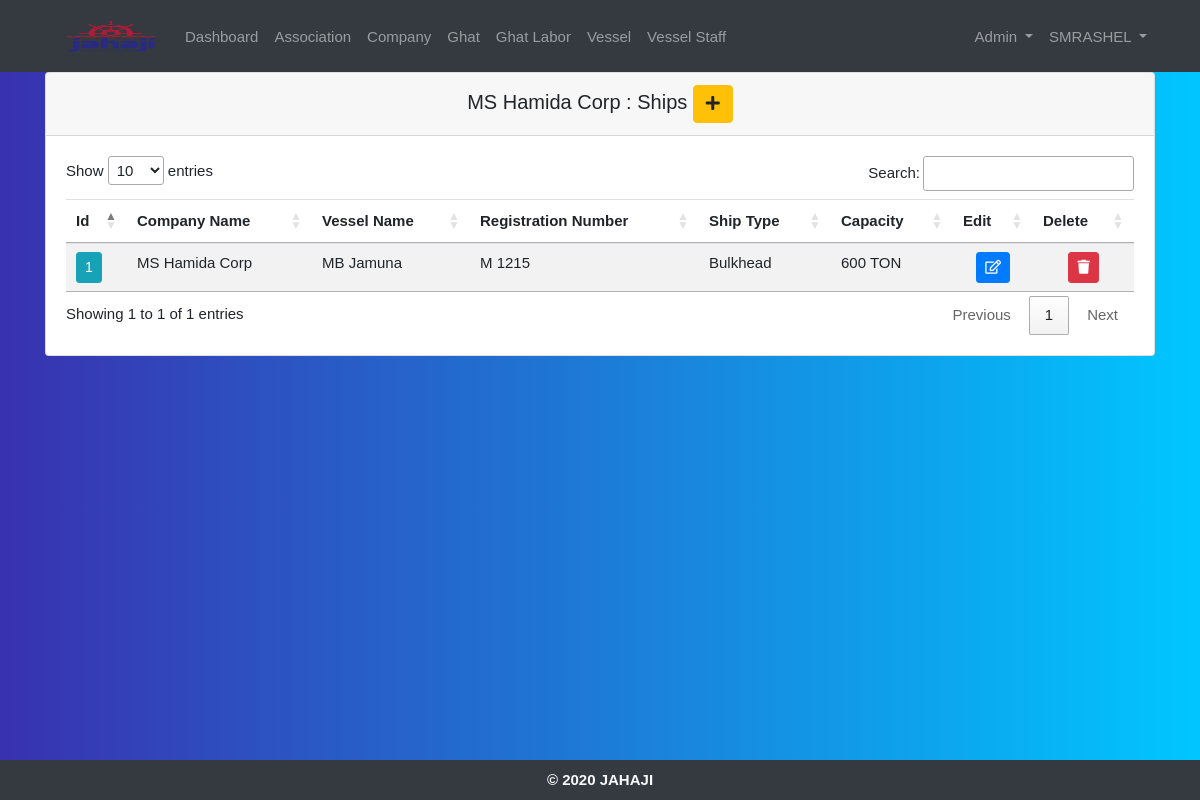
Page /company_ships/1/ (signed in) on the committed database.
### crewdatabd/models.py (models this page shows, shortened)
class Companie(models.Model):
    company_name = models.CharField('Company Name', max_length=200)
    owner_name = models.CharField('Owner Name', max_length=200, null=True, blank=True)
    owner_contact = models.CharField('Owner Contact', unique=True, max_length=200, null=True, blank=True)
    owners_association = models.ManyToManyField(Association,
                                                limit_choices_to={'association_type': "Owner's Association"},
                                                null=True, blank=True)
    manager_name = models.CharField('Manager Name', max_length=200, null=True, blank=True)
    manager_contact = models.CharField('Manager Contact', unique=True, max_length=200, null=True, blank=True)
    company_address = models.CharField('Address', max_length=200, null=True, blank=True)
    district = models.ForeignKey(District, on_delete=models.SET_NULL, null=True)
    thana = models.ForeignKey(Thana, on_delete=models.SET_NULL, null=True)
    company_email = models.EmailField('Email', max_length=200, null=True, blank=True)
    charter_company = models.CharField('Charter Company', max_length=200, null=True, blank=True)
    cc_contact_person = models.CharField('CC Contact Person', max_length=200, null=True, blank=True)
    cc_contact_no = models.CharField('CC Contact No', max_length=200, null=True, blank=True)
    cc_address = models.CharField('CC Address', max_length=200, null=True, blank=True)
    cc_email = models.EmailField('CC Email', max_length=200, null=True, blank=True)
    added_by = models.ForeignKey(
        settings.AUTH_USER_MODEL,
        on_delete=models.CASCADE, null=True, blank=True, related_name='+'
    )
    added_date = models.DateTimeField('Added Date', auto_now_add=True, null=True, blank=True)
    updated_by = models.ForeignKey(
        settings.AUTH_USER_MODEL,
        on_delete=models.CASCADE, null=True, blank=True, related_name='+'
    )
    updated_date = models.DateTimeField('Updated Date', auto_now_add=False, null=True, blank=True)
    def __str__(self):
        return self.company_name

class Vessel(models.Model):
    company = models.ForeignKey(Companie, on_delete=models.CASCADE)
    ship_name = models.CharField('Ship Name', max_length=200)
    registration_number = models.CharField('Registration Number', unique=True, max_length=200, null=True, blank=True)
    ship_type = models.ForeignKey(VesselType, on_delete=models.CASCADE)
    ship_capacity = models.CharField('Ship Capacity', max_length=200, null=True, blank=True)
    goods_type = models.ForeignKey(GoodsType, on_delete=models.SET_NULL, blank=True, null=True)
    max_draft = models.CharField('Max Draft (Feet)', max_length=200, null=True, blank=True)
    route_name = models.CharField('Route Name', max_length=200, null=True, blank=True)
    added_by = models.ForeignKey(
        settings.AUTH_USER_MODEL,
        on_delete=models.CASCADE, null=True, blank=True, related_name='+'
    )
    added_date = models.DateTimeField('Added Date', auto_now_add=True, null=True, blank=True)
    updated_by = models.ForeignKey(
        settings.AUTH_USER_MODEL,
        on_delete=models.CASCADE, null=True, blank=True, related_name='+'
    )
    updated_date = models.DateTimeField('Updated Date', auto_now_add=False, null=True, blank=True)

class VesselType(models.Model):
    vessel_type = models.CharField('Ship Type', max_length=200)
    added_by = models.ForeignKey(
        settings.AUTH_USER_MODEL,
        on_delete=models.CASCADE, null=True, blank=True, related_name='+'
    )
    added_date = models.DateTimeField('Added Date', auto_now_add=True, null=True, blank=True)
    updated_by = models.ForeignKey(
        settings.AUTH_USER_MODEL,
        on_delete=models.CASCADE, null=True, blank=True, related_name='+'
    )
    updated_date = models.DateTimeField('Updated Date', auto_now_add=False, null=True, blank=True)
    def __str__(self):
        return self.vessel_type

### crewdatabd/decorators.py (the view)
        def wrapper_func(request, *args, **kwargs):
            group = None
            if request.user.groups.exists():
                group = request.user.groups.all()[0].name
            if group in allowed_roles:
                 return view_func(request, *args, **kwargs)
            else:
                return redirect('home')

### crewdatabd/views.py (called while the page is built)
@login_required(login_url='login')
@allowed_users(allowed_roles=['admin', 'manager', 'jahaji', 'viewer'])
def companyShips(request, pk):
    company = get_object_or_404(Companie, id=pk)
    ships = Vessel.objects.filter(company=pk)
    context = {'company': company, 'ships': ships}
    return render(request, 'crewdatabd/company_ships.html', context)

### crewdatabd/templates/crewdatabd/company_ships.html (shortened to what this page needs)
{% extends 'crewdatabd/main.html' %}
{% block content %}
        <div class="card text-black mb-3">
            <h5 class="card-header text-center">
                {{company.company_name}} : Ships
            {% for group in user.groups.all %}
              {% if group.name == 'admin' or group.name == 'manager' or group.name == 'jahaji' %}
                <a href="{% url 'create_ship' %}" class="btn btn-warning">
                    <i class="fas fa-plus"></i>
                </a>
              {% endif %}
            {% endfor %}
            </h5>
            <div class="card-body">
                <div align="center" style="overflow:auto">
                    <table id="company" class="table table-striped table-hover">
                        <thead>
                            <tr>
                                <th scope="col">Id</th>
                                <th scope="col">Company Name</th>
                                <th scope="col">Vessel Name</th>
                                <th scope="col">Registration Number</th>
                                <th scope="col">Ship Type</th>
                                <th scope="col">Capacity</th>
                                {% for group in user.groups.all %}
                                  {% if group.name == 'admin' or group.name == 'manager' or group.name == 'jahaji' %}
                                <th scope="col">Edit</th>
                                <th scope="col">Delete</th>
                                  {% endif %}
                                {% endfor %}
                            </tr>
                        </thead>
                        <tbody>
                        {% for ship in ships %}
                            <tr>
                                <td>
                                    <a href="{% url 'ship_staffs' ship.id %}" type="button" class="update-book btn btn-sm btn-info">
                                      {{ ship.id }}
                                    </a>
                                </td>
                                <td>{{ ship.company }}</td>
                                <td>{{ ship.ship_name }}</td>
                                <td>{{ ship.registration_number }}</td>
                                <td>{{ ship.ship_type }}</td>
                                <td>{{ ship.ship_capacity }}</td>
                                {% for group in user.groups.all %}
                                  {% if group.name == 'admin' or group.name == 'manager' or group.name == 'jahaji' %}
                                <td class="text-center">
                                    <a href="{% url 'update_ship' ship.id %}" type="button" class="update-book btn btn-sm btn-primary">
                                      <i class="far fa-edit"></i>
                                    </a>
                                </td>
                                <td class="text-center">
                                    <a href="{% url 'delete_ship' ship.id %}" type="button" class="update-book btn btn-sm btn-danger">
                                      <i class="fas fa-trash"></i>
                                    </a>
                                </td>
                                  {% endif %}
                                {% endfor %}
                            </tr>
                        {% endfor %}
                        </tbody>
                    </table>
                </div>
            </div>
        </div>
{% endblock %}

### crewdatabd/templates/crewdatabd/navbar.html (shortened to what this page needs)
{% load static %}
<nav class="navbar navbar-expand-lg navbar-dark bg-dark">
  <div class="container">
    <div class="collapse navbar-collapse" id="navbarSupportedContent">
      <a class="nav-link" href="{% url 'home' %}">
        <img src="{% static 'images/logo.png' %}" id="logo" alt="logo"  width="100" height="40">
      </a>
      <ul class="navbar-nav mr-auto">
        <li class="nav-item">
          <a class="nav-link" href="{% url 'home' %}">Dashboard</a>
        </li>
        {% for group in user.groups.all %}
          {% if group.name == 'admin' or group.name == 'manager' or group.name == 'viewer' %}
            <li class="nav-item">
              <a class="nav-link" href="{% url 'associations' %}">Association</a>
            </li>
          {% endif %}
        {% endfor %}
        {% for group in user.groups.all %}
          {% if group.name == 'admin' or group.name == 'manager' or group.name == 'jahaji' or group.name == 'viewer' %}
            <li class="nav-item">
              <a class="nav-link" href="{% url 'companies' %}">Company</a>
            </li>
          {% endif %}
        {% endfor %}
        {% for group in user.groups.all %}
          {% if group.name == 'admin' or group.name == 'manager' or group.name == 'jahaji' or group.name == 'viewer' %}
            <li class="nav-item">
              <a class="nav-link" href="{% url 'ghats' %}">Ghat</a>
            </li>
          {% endif %}
        {% endfor %}
        {% for group in user.groups.all %}
          {% if group.name == 'admin' or group.name == 'manager' or group.name == 'ghat' or group.name == 'viewer' %}
            <li class="nav-item">
              <a class="nav-link" href="{% url 'ghat_labors' %}">Ghat Labor</a>
            </li>
          {% endif %}
        {% endfor %}
        {% for group in user.groups.all %}
          {% if group.name == 'admin' or group.name == 'manager' or group.name == 'jahaji' or group.name == 'viewer' %}
            <li class="nav-item">
              <a class="nav-link" href="{% url 'ships' %}">Vessel</a>
            </li>
          {% endif %}
        {% endfor %}
        {% for group in user.groups.all %}
          {% if group.name == 'admin' or group.name == 'manager' or group.name == 'vessel' or group.name == 'viewer' %}
            <li class="nav-item">
              <a class="nav-link" href="{% url 'seafarers' %}">Vessel Staff</a>
            </li>
          {% endif %}
        {% endfor %}
      </ul>
      <ul class="navbar-nav navbar-right">
      {% for group in user.groups.all %}
        {% if group.name == 'admin' or group.name == 'manager' %}
          <li class="nav-item dropdown">
            <a class="nav-link dropdown-toggle" href="#" id="navbarDropdown" role="button" data-toggle="dropdown" aria-haspopup="true" aria-expanded="false">
              Admin
            </a>
          </li>
        {% endif %}
      {% endfor %}
        <li class="nav-item dropdown">
          <a class="nav-link dropdown-toggle" href="#" id="navbarDropdown" role="button" data-toggle="dropdown" aria-haspopup="true" aria-expanded="false">
            {{user.username|upper}}
          </a>
        </li>
      </ul>
    </div>
  </div>
</nav>

### static/css/main.css (style rules this page uses)
html { position: relative; min-height: 100%; }
body { margin-bottom: 40px; font-family: "segoe-ui", "open-sans", tahoma, arial; font-size: 15px; }
.navbar-nav >li >a, .navbar-brand { color: #f8f9fa; padding-top: 5px !important; padding-bottom: 10px !important; height: 30px; }
.navbar { min-height: 30px !important; }

### static/css/seafarer_details.css (style rules this page uses)
body { background: -webkit-linear-gradient(left, #3931af, #00c6ff); }

### rows in the picture
Companie: company_name "MS Hamida Corp"
Vessel: id "1", company "MS Hamida Corp", ship_name "MB Jamuna", registration_number "M 1215", ship_type "Bulkhead", ship_capacity "600 TON"

### other values in the picture
{{ user.username|upper }} "SMRASHEL"
